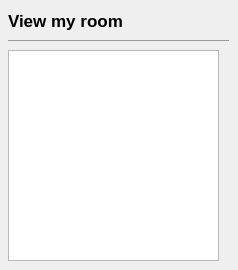
                       <widget class="QWidget" name="page_4">
                        <widget class="QListWidget" name="listWidget_2">
                         <property name="geometry">
                          <rect>
                           <x>8</x>
                           <y>50</y>
                           <width>211</width>
                           <height>211</height>
                          </rect>
                         </property>
                         <property name="cursor" stdset="0">
                          <cursorShape>ArrowCursor</cursorShape>
                         </property>
                        </widget>
                        <widget class="QLabel" name="label_10">
                         <property name="geometry">
                          <rect>
                           <x>8</x>
                           <y>10</y>
                           <width>211</width>
                           <height>21</height>
                          </rect>
                         </property>
                         <property name="font">
                          <font>
                           <pointsize>13</pointsize>
                           <bold>true</bold>
                          </font>
                         </property>
                         <property name="text">
                          <string>View my room</string>
                         </property>
                        </widget>
                        <widget class="Line" name="line_6">
                         <property name="geometry">
                          <rect>
                           <x>8</x>
                           <y>40</y>
                           <width>221</width>
                           <height>1</height>
                          </rect>
                         </property>
                         <property name="maximumSize">
                          <size>
                           <width>16777215</width>
                           <height>1</height>
                          </size>
                         </property>
                         <property name="styleSheet">
                          <string notr="true">background-color: rgb(133, 133, 133);</string>
                         </property>
                         <property name="orientation">
                          <enum>Qt::Orientation::Horizontal</enum>
                         </property>
                        </widget>
                       </widget>
